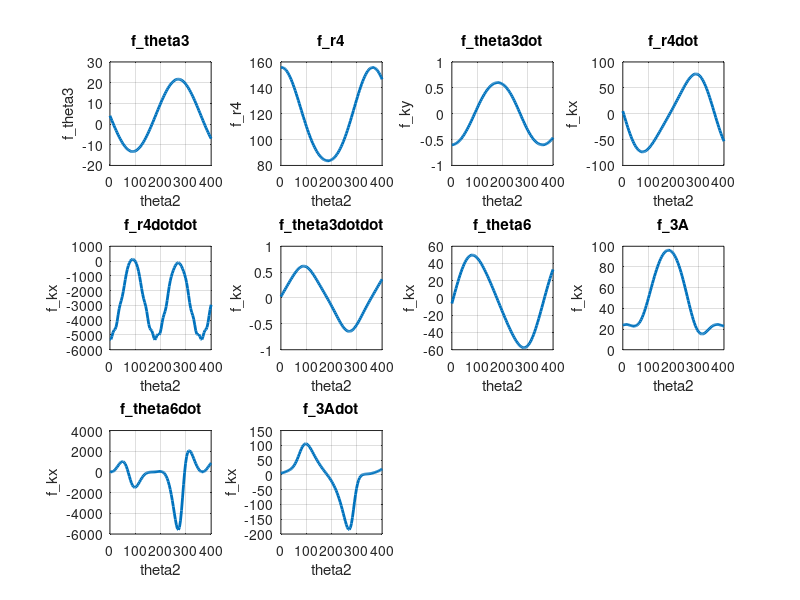

Reproduce this figure in MATLAB.

%Code for Angles
theta2 = linspace(0, 400, 100);
R1 = 8.4;  % Example known value
R2 = 36;  % Example known value
R3 = 120;
R6 = 60;
theta2_velocity = 2;

f_theta3 = @(theta2) asind((R1 - R2.*sind(theta2))/R3);
f_r4 = @(theta2) R3.*cosd(f_theta3(theta2)) + R2.*cosd(theta2);
f_theta3dot = @(theta2) -1*R2*theta2_velocity*cosd(theta2)./(R3*cosd(f_theta3(theta2)));
f_r4dot = @(theta2) -1*R3.*f_theta3dot(theta2).*sind(f_theta3(theta2)) - R2*theta2_velocity.*sind(theta2);
f_theta3dotdot = @(theta2) (R3.*(f_theta3dot(theta2).^2).*sind(f_theta3(theta2)) + R2*theta2_velocity.*sind(theta2)) ./ (R3.*cosd(f_theta3(theta2)));
f_r4dotdot = @(theta2) -1*R3.*(f_theta3dotdot(theta2).*sind(f_theta3(theta2)) + R3.*f_theta3dot(theta2).^2.*cosd(f_theta3(theta2))) + R2.*theta2_velocity.^2.*cos(f_theta3(theta2));


f_theta6 = @(theta2) -1*asind(R2/R6*sind(f_theta3(theta2) - theta2)) - f_theta3(theta2);
f_3A = @(theta2) (R6.*cosd(f_theta6(theta2)) - R2.*cosd(theta2))./cosd(f_theta3(theta2));
f_3Adot = @(theta2) (f_3A(theta2).*f_theta3dot(theta2).*(sind(f_theta3(theta2)).*cosd(f_theta6(theta2)) - cosd(f_theta3(theta2)).*sind(f_theta6(theta2))) ...
            + R2*theta2_velocity.*(sind(theta2).*cosd(f_theta6(theta2)) - cosd(theta2).*sind(f_theta6(theta2)))) ...
            ./ (cosd(f_theta3(theta2)).*cosd(f_theta6(theta2)) + sind(f_theta3(theta2)).*sind(f_theta6(theta2)));

f_theta6dot = @(theta2) (f_3Adot(theta2).*cosd(f_theta3dot(theta2)) - f_3A(theta2).*f_theta3dot(theta2).*sind(f_theta3dot(theta2)) - R2*theta2_velocity.*sind(theta2)) ./ -1*R6.*sind(f_theta6(theta2));

f_ky = @(theta2) (-1.*R6.*(f_theta6dot(theta2).^2).*sind(f_theta6(theta2)) - 2.*f_3Adot(theta2).*f_theta3dot(theta2).*cosd(f_theta3(theta2)) - f_3A(theta2).*f_theta3dotdot(theta2).*cosd(f_theta3(theta2)) + f_3A.*(f_theta3dot(theta2).^2).*sind(f_theta3(theta2)) + R2*(theta2_velocity^2).*sin(theta2));
f_kx = @(theta2) -1*R6.*(f_theta6dot(theta2).^2).*cosd(f_theta6(theta2)) + 2.*f_3Adot(theta2).*f_theta3(theta2).*sind(f_theta3dot(theta2)) + f_3A(theta2).*f_theta3dotdot(theta2).*sind(f_theta3(theta2));

% Create a 2x2 grid of subplots
figure;

% Plot 1: f_theta3
subplot(3, 4, 1);  % 2x2 grid, plot 1
plot(theta2, f_theta3(theta2), 'LineWidth', 2);
title('f\_theta3');
xlabel('theta2');
ylabel('f\_theta3');
grid on;

% Plot 2: f_r4
subplot(3, 4, 2);  % 2x2 grid, plot 2
plot(theta2, f_r4(theta2), 'LineWidth', 2);
title('f\_r4');
xlabel('theta2');
ylabel('f\_r4');
grid on;

% Plot 3: theta3dot
subplot(3, 4, 3);  % 2x2 grid, plot 3
plot(theta2, f_theta3dot(theta2), 'LineWidth', 2);
title('f\_theta3dot');
xlabel('theta2');
ylabel('f\_ky');
grid on;

% Plot 4: r4_dot
subplot(3, 4, 4);  % 2x2 grid, plot 4
plot(theta2, f_r4dot(theta2), 'LineWidth', 2);
title('f\_r4dot');
xlabel('theta2');
ylabel('f\_kx');
grid on;

subplot(3, 4, 5);  % 2x2 grid, plot 4
plot(theta2, f_r4dotdot(theta2), 'LineWidth', 2);
title('f\_r4dotdot');
xlabel('theta2');
ylabel('f\_kx');
grid on;

subplot(3, 4, 6);  % 2x2 grid, plot 4
plot(theta2, f_theta3dotdot(theta2), 'LineWidth', 2);
title('f\_theta3dotdot');
xlabel('theta2');
ylabel('f\_kx');
grid on;

subplot(3, 4, 7);  % 2x2 grid, plot 4
plot(theta2, f_theta6(theta2), 'LineWidth', 2);
title('f\_theta6');
xlabel('theta2');
ylabel('f\_kx');
grid on;

subplot(3, 4, 8);  % 2x2 grid, plot 4
plot(theta2, f_3A(theta2), 'LineWidth', 2);
title('f\_3A');
xlabel('theta2');
ylabel('f\_kx');
grid on;

subplot(3, 4, 9);  % 2x2 grid, plot 4
plot(theta2, f_theta6dot(theta2), 'LineWidth', 2);
title('f\_theta6dot');
xlabel('theta2');
ylabel('f\_kx');
grid on;

subplot(3, 4, 10);  % 2x2 grid, plot 4
plot(theta2, f_3Adot(theta2), 'LineWidth', 2);
title('f\_3Adot');
xlabel('theta2');
ylabel('f\_kx');
grid on;
